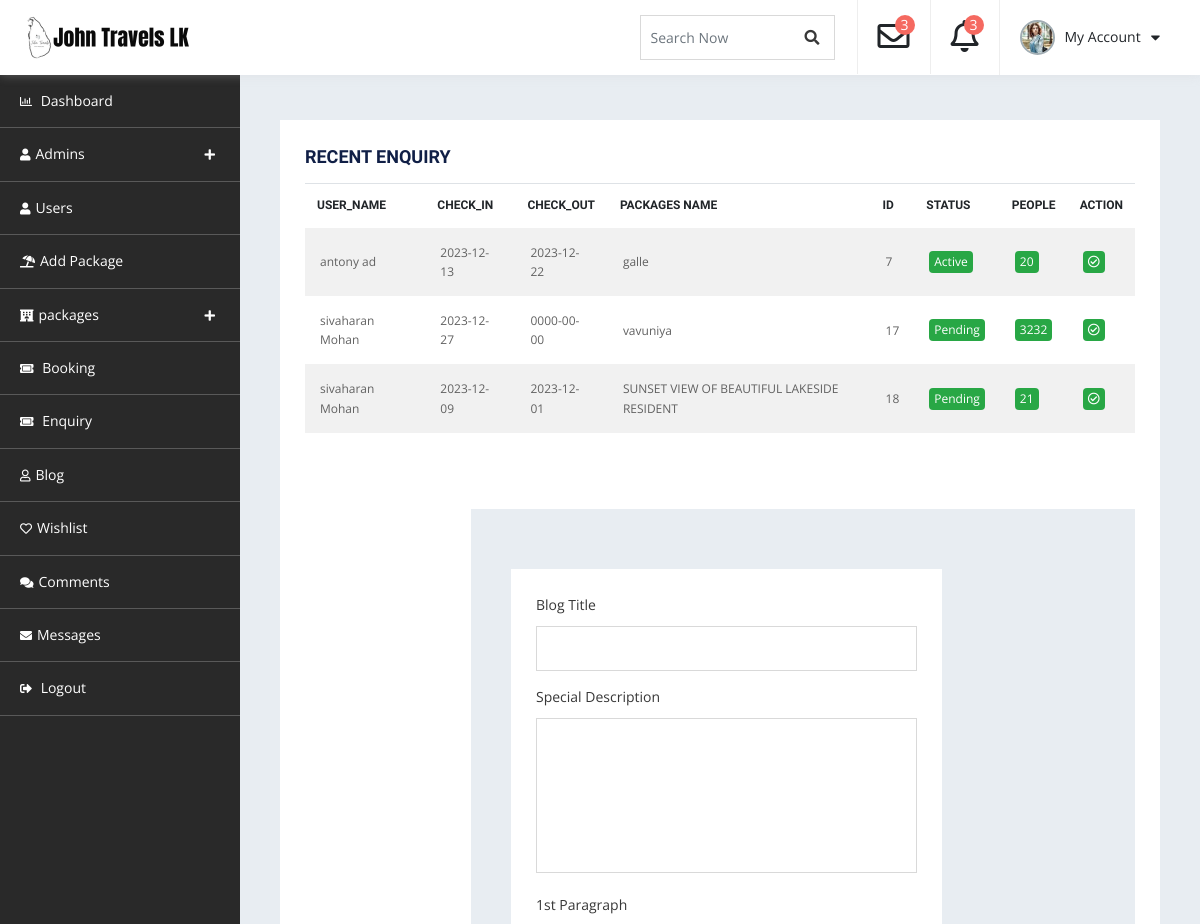
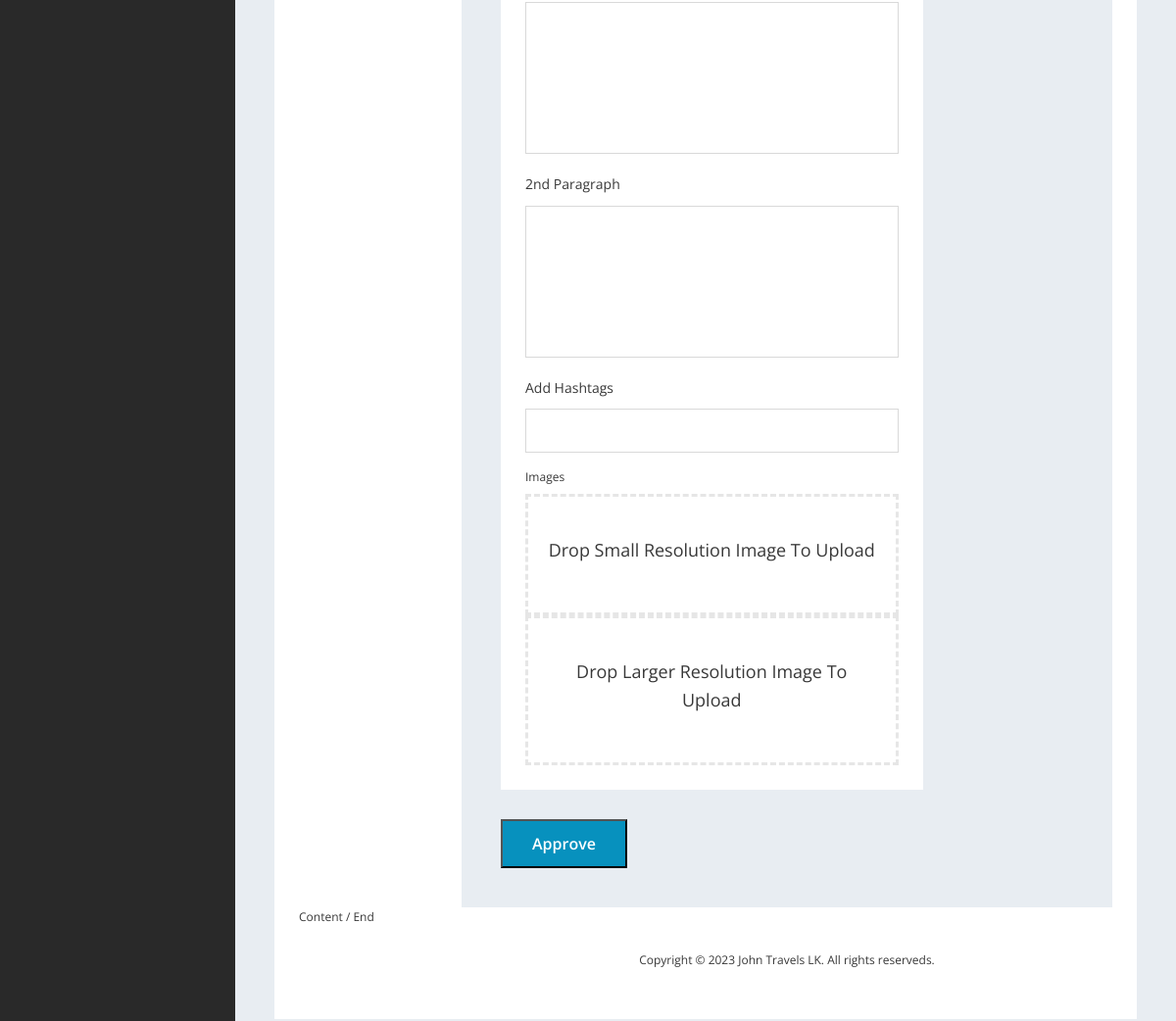
Page /admin_dashboard/db-enquiry.php on the committed database (2 pictures, top to bottom).
### tables this page shows
CREATE TABLE `enquiry` (
  `Enquiry_Id` int(11) NOT NULL,
  `Customer_Id` int(11) NOT NULL,
  `Packages_name` varchar(255) NOT NULL,
  `Phone_number` int(10) NOT NULL,
  `No_of_people` int(11) NOT NULL,
  `Checkin_date` date NOT NULL,
  `Checkout_date` date NOT NULL,
  `Status` varchar(50) NOT NULL DEFAULT 'Pending'
);

CREATE TABLE `customer_more_details` (
  `Customer_Id` int(11) NOT NULL,
  `First_name` varchar(255) NOT NULL,
  `Last_name` varchar(255) NOT NULL,
  `Mobile_number` int(11) NOT NULL,
  `NIC` varchar(12) NOT NULL,
  `City` varchar(255) NOT NULL,
  `Country` varchar(255) NOT NULL,
  `district` varchar(255) NOT NULL,
  `Address` varchar(255) NOT NULL,
  `Dob` date NOT NULL,
  `About` varchar(255) NOT NULL,
  `Image` varchar(256) NOT NULL
);

### admin_dashboard/db-enquiry.php (the view, shortened to what this page needs)
<?php
  include "db-connection.php";
?>
<!doctype html>
<html lang="en">
   <head>
      <link rel="stylesheet" href="assets/css/bootstrap.min.css" media="all">
      <link rel="stylesheet" type="text/css" href="assets/css/all.min.css">
      <link rel="stylesheet" type="text/css" href="style.css">
</head>
<body>
    <div id="container-wrapper">
        <div id="dashboard" class="dashboard-container">
            <div class="dashboard-header sticky-header">
                <div class="content-left  logo-section pull-left">
                    <h1><a href="../index.php"><img src="assets/images/logo.png" alt=""></a></h1>
                </div>
                <div class="heaer-content-right pull-right">
                    <div class="search-field">
                        <form>
                            <div class="form-group">
                                <input type="text" class="form-control" id="search" placeholder="Search Now">
                                <a href="#"><span class="search_btn"><i class="fa fa-search" aria-hidden="true"></i></span></a>
                            </div>
                        </form>
                    </div>
                    <div class="dropdown">
                        <a class="dropdown-toggle" id="notifyDropdown" data-toggle="dropdown" aria-haspopup="true" aria-expanded="false">
                            <div class="dropdown-item">
                                <i class="far fa-envelope"></i>
                                <span class="notify">3</span>
                            </div>
                        </a>
                    </div>
                    <div class="dropdown">
                        <a class="dropdown-toggle" data-toggle="dropdown">
                            <div class="dropdown-item">
                                <i class="far fa-bell"></i>
                                <span class="notify">3</span>
                            </div>
                        </a>
                    </div>
                    <div class="dropdown">
                        <a class="dropdown-toggle" data-toggle="dropdown">
                            <div class="dropdown-item profile-sec">
                                <img src="assets/images/comment.jpg" alt="">
                                <span>My Account </span>
                                <i class="fas fa-caret-down"></i>
                            </div>
                        </a>
                    </div>
                </div>
            </div>
            <div class="dashboard-navigation">
                <div id="dashboard-Navigation" class="slick-nav"></div>
                <div id="navigation" class="navigation-container">
                    <ul>
                        <li><a href="dashboard.php"><i class="far fa-chart-bar"></i> Dashboard</a></li>
                        <li><a><i class="fas fa-user"></i>Admins</a>
                        </li>
                        <li><a href="user.php"><i class="fas fa-user"></i>Users</a>
                        </li>
                        <li><a href="db-add-package.php"><i class="fas fa-umbrella-beach"></i>Add Package</a></li>
                        <li>
                            <a><i class="fas fa-hotel"></i></i>packages</a>
                        </li>
                        <li><a href="db-booking.php"><i class="fas fa-ticket-alt"></i> Booking</a></li>
                        <li><a href="db-enquiry.php"><i class="fas fa-ticket-alt"></i> Enquiry</a></li>
                        <li><a href="db-blog.php"><i class="far fa-user"></i>Blog</a></li>
                        <li><a href="db-wishlist.php"><i class="far fa-heart"></i>Wishlist</a></li>
                        <li><a href="db-comment.php"><i class="fas fa-comments"></i>Comments</a></li>
						<li><a href="db-messages.php"><i class="fas fa-envelope"></i>Messages</a></li>
                        <li><a href="login.php"><i class="fas fa-sign-out-alt"></i> Logout</a></li>
                    </ul>
                </div>
            </div>
            <div class="db-info-wrap db-booking">
                <div class="dashboard-box table-opp-color-box">
                    <h4>Recent Enquiry
                    </h4>
                    <div class="table-responsive">
                        <table class="table" method="POST" action="">
                            <thead>
                                <tr>
                                    <th>User_name</th>
                                    <th>Check_in</th>
                                    <th>Check_out</th>
                                    <th>packages name</th>
                                    <th>Id</th>
                                    <th>status</th>
                                    <th>People</th>
                                    <th>action</th>
                                </tr>
                            </thead>
                            <tbody>
                                <?php
                                $sql = "SELECT enquiry.*, customer_more_details.First_name, customer_more_details.Last_name
                                FROM enquiry
                                JOIN customer_more_details ON enquiry.Customer_Id = customer_more_details.Customer_Id" ;
                                $result= mysqli_query($conn,$sql);
                                if($result){
                                    while($row=mysqli_fetch_assoc($result)){
                                        $Enquiry_Id=$row['Enquiry_Id'];
                                        $user_name=$row["First_name"] . " " . $row["Last_name"];
                                        $Packages_name=$row['Packages_name'];
                                        $No_of_people=$row['No_of_people'];
                                        $Checkin_date=$row['Checkin_date'];
                                        $Checkout_date=$row['Checkout_date'];
                                        $Status=$row['Status'];
                                        echo
                                        '<tr>
                                                <td>'.$user_name.'</td>
                                                <td>'.$Checkin_date.'</td>
                                                <td>'.$Checkout_date.'</td>
                                                <td>'.$Packages_name.'</td>
                                                <td>'.$Enquiry_Id.'</td>
                                                <td><span class="badge badge-success">'.$Status.'</span></td>
                                                <td><span class="badge badge-success">'.$No_of_people.'</span></td>
                                                <td>
                                                '
                                                ?>
                                                <a href ="A-status-enquiry.php?Enquiry_Id=<?php echo $row['Enquiry_Id']; ?> "><span class="badge badge-success"><i class="far fa-check-circle"></i></span>
                                                </td>
                                            <?php
                                                }
                                            }
                                            ?>
                                            </tr>
                                   </tbody>
                        </table>
            <div class="db-info-wrap db-add-tour-wrap">
                <div class="row">
                    <div class="col-lg-8 col-xl-9">
                        <div class="dashboard-box">
                            <div class="custom-field-wrap">
                                <div class="form-group">
                                    <label>Blog Title</label>
                                    <input type="text" name="name">
                                </div>
                                <div class="form-group">
                                    <label>Special Description</label>
                                    <textarea></textarea>
                                </div>
                                <div class="form-group">
                                    <label>1st Paragraph </label>
                                    <textarea></textarea>
                                </div>
                                <div class="form-group">
                                    <label>2nd Paragraph</label>
                                    <textarea></textarea>
                                </div>
                            </div>
                            <div class="form-group">
                                <label for="hashtags">Add Hashtags</label>
                                <input type="text" name="hashtags" id="hashtags" >
                            </div>
                            <div class="custom-field-wrap">
                                <label>Images</label>
                                <div class="dragable-field">
                                    <div class="dragable-field-inner">
                                        <p class="drag-drop-info">Drop Small Resolution Image To Upload</p>
                                        <div class="upload-input">
                                        </div>
                                    </div>
                                    <div class="dragable-field-inner">
                                        <p class="drag-drop-info">Drop Larger Resolution Image To Upload</p>
                                        <div class="upload-input">
                                        </div>
                                    </div>
                                </div>
                            </div>
                        </div>
                        <div>
                        <button type="submit" class="button-primary">Approve</button>
                        </div>
                    </div>
                </div>
            </div>
             Content / End
            <div class="copyrights">
               Copyright © 2023 John Travels LK. All rights reserveds.
            </div>
        </div>
    </div>
</body>
</html>

### rows in the picture
enquiry: Customer_Id.Last_name "antony ad", Checkin_date "2023-12-13", Checkout_date "2023-12-22", Packages_name "galle", Enquiry_Id "7", Status "Active", No_of_people "20"
enquiry: Customer_Id.Last_name "sivaharan Mohan", Checkin_date "2023-12-27", Checkout_date "0000-00-00", Packages_name "vavuniya", Enquiry_Id "17", Status "Pending", No_of_people "3232"
enquiry: Customer_Id.Last_name "sivaharan Mohan", Checkin_date "2023-12-09", Checkout_date "2023-12-01", Packages_name "SUNSET VIEW OF BEAUTIFUL LAKESIDE RESIDENT", Enquiry_Id "18", Status "Pending", No_of_people "21"
